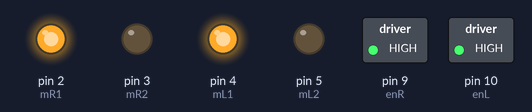
A sketch run on a simulated Arduino Uno, built with avr-gcc and run on an emulated ATmega328P. On the bench: switched loads named in the sketch (green lamp = pin HIGH), output pins drawn as LEDs (lit = HIGH).

Above: at 0.1 s.
Timing chart, 0 to 1.6 s (numbered marks = the images above):
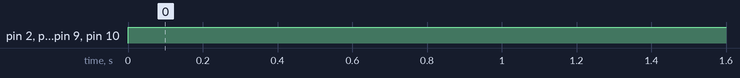

Measured:
- by itself, pin 2 (mR1), pin 4 (mL1), pin 9 (enR), pin 10 (enL): LOW → HIGH at 0.00 s

The sketch:

line_tracker.ino
```cpp
  #define mR1 2 //for motor right +
  #define mR2 3 //for motor right -
  #define mL1 4 //for motor lift +
  #define mL2 5 //for motor lift -
  #define x 255 //max speed
  #define y 125 //min speed
  #define z 192 //half speed
  #define enR 9 //enable to control speed for motor right
  #define enL 10 //enable to control speed for motor lift
  #define s1 7 //sensor 1 in the right side
  #define s2 8 //sensor 2 in the right side
  #define s3 11 //sensor 3 in the middle
  #define s4 12 //sensor 4 in the lift side
  #define s5 13 //sensor 5 in the lift side

  void setup() {
    pinMode(mR1, OUTPUT);
    pinMode(mR2, OUTPUT);
    pinMode(mL1, OUTPUT);
    pinMode(mL2, OUTPUT);
    pinMode(enR, OUTPUT);
    pinMode(enL, OUTPUT);
    pinMode(s1, INPUT);
    pinMode(s2, INPUT);
    pinMode(s3, INPUT);
    pinMode(s4, INPUT);
    pinMode(s5, INPUT);
  }

  void loop() {
    digitalWrite(mR1, HIGH);
    digitalWrite(mR2, LOW);
    digitalWrite(mL1, HIGH);
    digitalWrite(mL2, LOW);
    if(s3==HIGH){
      analogWrite(enR, x);
      analogWrite(enL, x);
      }else if(s2==HIGH){//to turn right low
      analogWrite(enR, z);
      analogWrite(enL, x);
        }else if(s1==HIGH){//to turn right
      analogWrite(enR, y);
      analogWrite(enL, x);
        }else if(s4==HIGH){//to turn lift low
      analogWrite(enR, x);
      analogWrite(enL, z);
        }else if(s5==HIGH){//to turn lift
      analogWrite(enR, x);
      analogWrite(enL, y);
        }else{
      analogWrite(enR, x);
      analogWrite(enL, x);
          }
  }
```
